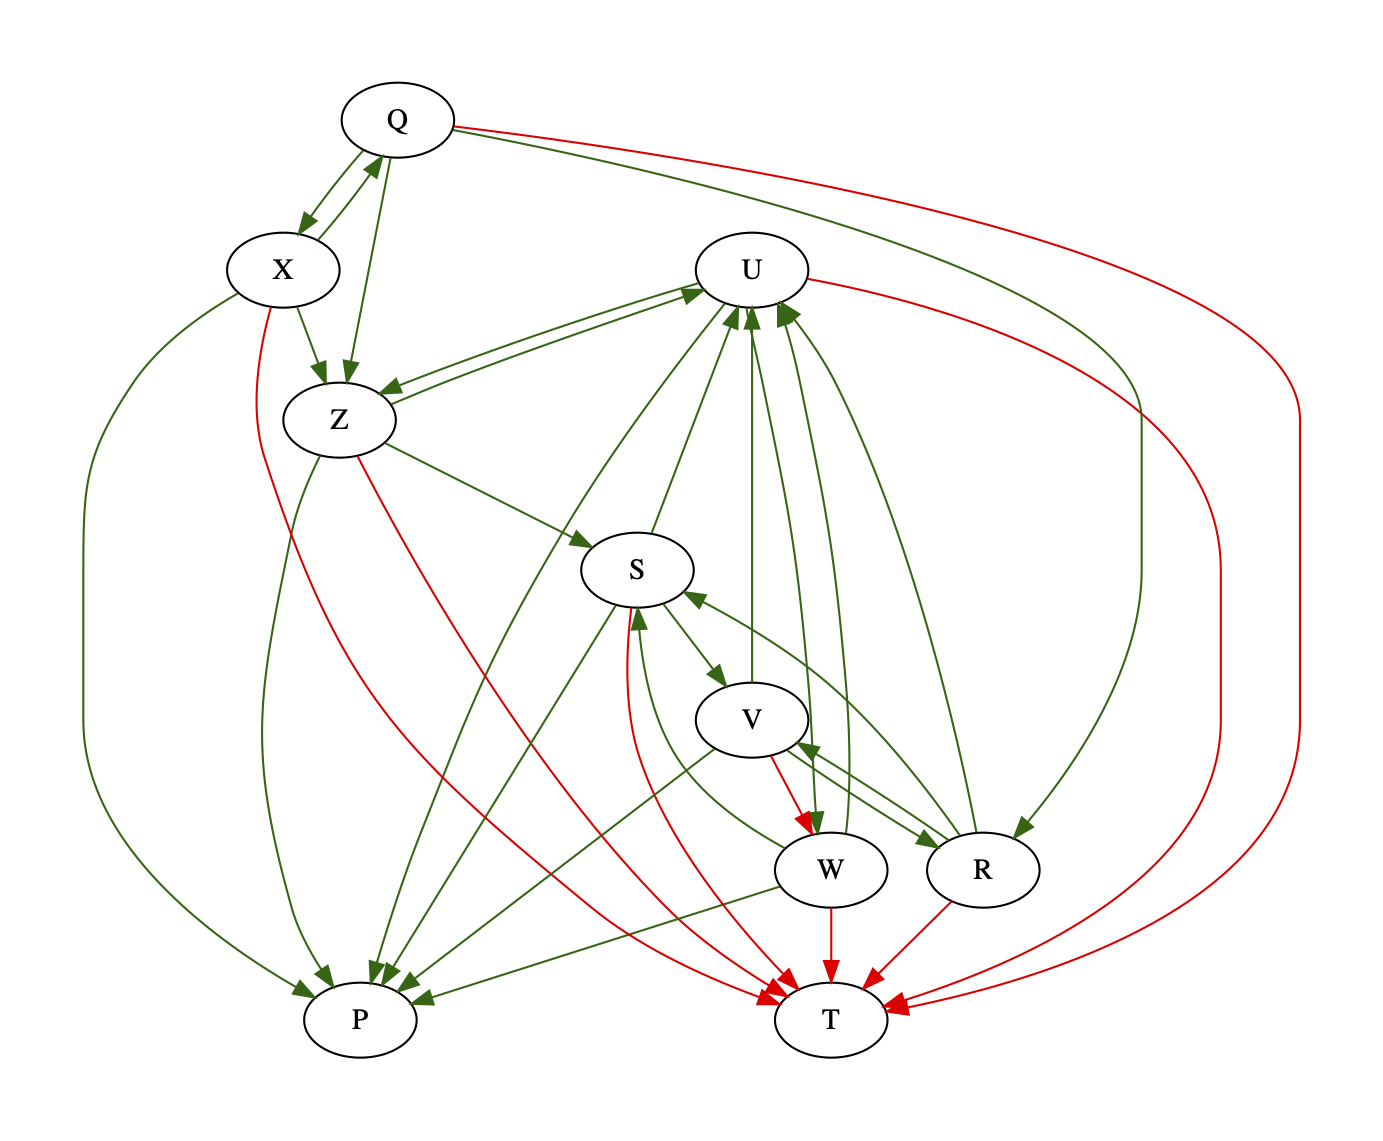

Source code (Python):
'''Defines a Preferences class to store submitted student preferences which are used to compute their teams.

Author: Waqar Saleem
Contact: wsaleem@gmail.com
Last Edit: 16 Jan, 2022
'''

import csv
import random
import networkx as nx

from graphviz import Digraph


class Preferences(object):
    """Reads and stores student preferences for teaming up. Supports related queries.

    Preferences are stored in a directed graph. Each student is represented by a
    node.  Preferences are represented by edges between nodes. Each edge has a
    source and a destination student corresponding to its source and destination
    nodes. Each edge has a 'pref' property whose value is True if the source
    wants to work with the destination, and False if the source does not want to
    work with the destination.
    """

    def __init__(self, csv_path: str) -> None:
        '''Reads preferences from a CSV file at csv_path.

        The CSV file has student IDs in the first column. The header of the
        column is ignored. Each row contains the preferences of the student who
        ID is contained in the first column.

        Every other column has a header which is either 'Green' or 'Red' and
        optionally contains students IDs. 'Green' indicates a positive
        preference, and 'Red' a negative preference.

        Parameters:
        - self: mandatory reference to this object
        - csv_path: path to a the CSV file which contains the preferences

        Returns:
        None
        '''
        # Initialize the graph to store the preferences.
        self.graph = nx.DiGraph()
        # Process input file.
        with open(csv_path) as csv_file:
            # Identify Green and Red columns.
            csv_reader = csv.reader(csv_file, delimiter='\t')
            headers = list(map(lambda s: s.strip().lower(), next(csv_reader)))
            green_indexes = [i for i, head in enumerate(
                headers) if "green" in head]
            red_indexes = [i for i, head in enumerate(
                headers) if "red" in head]
            # Identify the green and red students in each row and add them to
            # the graph.
            for row in csv_reader:
                row = list(map(str.strip, row))
                if (src := row[0]):
                    greens = [g for i in green_indexes if (g := row[i])]
                    reds = [r for i in red_indexes if (r := row[i])]
                    self._add_student_preferences(src, greens, reds)
        # Print a summary of the information read from the file. Return graph.
        print(f'Read preferences of {len(self.graph.nodes())} students: {list(self.graph)}\n with up to '
              f'{len(green_indexes)} greens and {len(red_indexes)} reds.')

    def _add_student_preferences(self, src: str, greens: [str], reds: [str]) -> None:
        """Updates the graph with the src student and their preferences.

        A node is added for the src student, and edges are added for the preferences.

        Parameters:
        - self: mandatory reference to this object
        - src: the student whose preferences are to be added
        - greens: list of students whom src wants to work with
        - reds: list of students whom src does not want to work with

        Returns:
        None
        """
        # Add student node, initially with no preference.
        self.graph.add_node(src)
        self.graph.nodes[src]['pref'] = False
        # Add green and red edges.
        for dst in greens:
            self.graph.add_edge(src, dst, pref=True)
        for dst in reds:
            self.graph.add_edge(src, dst, pref=False)

    def visualize(self, anonymize: bool = True) -> None:
        """Visualizes the preferences.

        Parameters:
        - self: mandatory reference to this object
        - anonymize: whether stored IDs should be anonymized

        Returns:
        None
        """
        file_name = "preferences"  # output file name
        if anonymize:
            aliases = random.sample(range(101, 1000), len(self.graph.nodes()))
            mapping = dict(zip(self.graph.nodes(), map(str, aliases)))
            graph = nx.relabel.relabel_nodes(self.graph, mapping, True)
        else:
            graph = self.graph
        # Generate visualization.
        dot = Digraph()  # graph to be visualized
        dot.attr('edge', color='darkgreen:red')  # edge colors in visualization
        for src, dst in graph.edges():  # add graph edges to visualization
            if graph[src][dst]['pref']:
                dot.edge(src, dst, color='darkgreen')
            else:
                dot.edge(src, dst, color='red')
        dot.render(file_name, view=True)  # save and render visualization

    def can_team(self, src: str, dst: str) -> bool:
        """Returns whether src and dst can be in the same team.

        Parameters:
        - self: mandatory reference to this object
        - src: one of the students to check
        - dst: the other student to check

        Returns:
        True if none of the students is a red of the other, False otherwise.
        """
        # Check that the students' data is stored.
        if src not in self.graph.nodes() or dst not in self.graph.nodes():
            return False
        if self.graph.has_edge(src, dst) and not self.graph[src][dst]['pref']:
            return False
        if self.graph.has_edge(dst, src) and not self.graph[dst][src]['pref']:
            return False
        return True

    def get_students(self) -> [str]:
        """Returns the names of all the stored students.

        Parameters:
        - self: mandatory reference to this object

        Returns:
        A list of student names.
        """
        return list(self.graph)

    def is_green(self, src: str, dst: str) -> bool:
        """Returns whether src wants to work with dst.

        Parameters:
        - self: mandatory reference to this object
        - src: the source student to check
        - dst: the destination student to check

        Returns:
        True if src wants to work with dst, False otherwise.
        """
        # Check that the students' data is stored.
        if src not in self.graph.nodes() or dst not in self.graph.nodes():
            return False
        return self.graph.has_edge(src, dst) and self.graph[src][dst]['pref']

    def has_preference(self, src: str) -> bool:
        """Returns whether there is any stored preference of src.

        Parameters:
        - self: mandatory reference to this object
        - src: the student whose preferences is queried

        Returns:
        True if there are stored preferences of src, False otherwise.
        """
        return len(self.graph.successors(src)) > 0

    def get_greens(self, src: str) -> [str]:
        """Returns the students that src wants to work with.

        Parameters:
        - self: mandatory reference to this object
        - src: the student whose preference is queried

        Returns:
        A list of students that src wants to work with.
        """
        return [dst for dst in self.graph.successors(src) if self.is_green(src, dst)]
